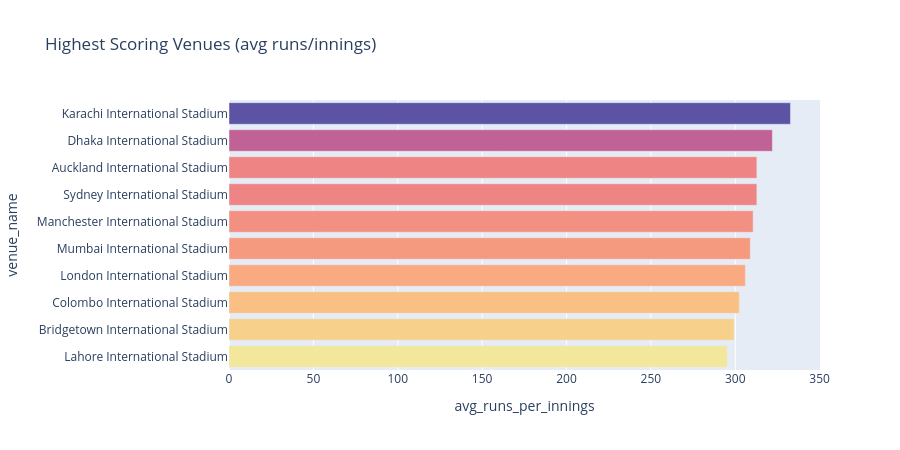

The notebook cell saved with this chart:
### Code cell
fig = px.bar(q4.sort_values("avg_runs_per_innings"), x="avg_runs_per_innings", y="venue_name",
             orientation="h", title="Highest Scoring Venues (avg runs/innings)", color="avg_runs_per_innings",
             color_continuous_scale="Sunset")
fig.update_layout(height=450, coloraxis_showscale=False)
fig.show()

### Figure 1 — Plotly figure (JSON) as saved in the notebook; plotly's stock layout.template omitted (floating-point values rounded to 4 significant figures)
{"data": [{"hovertemplate": "avg_runs_per_innings=%{marker.color}<br>venue_name=%{y}<extra></extra>", "legendgroup": "", "marker": {"color": [295.3, 299.3, 302.4, 306.0, 308.9, 310.6, 312.8, 312.8, 322.0, 332.7], "coloraxis": "coloraxis", "pattern": {"shape": ""}}, "name": "", "orientation": "h", "showlegend": false, "textposition": "auto", "type": "bar", "x": [295.3, 299.3, 302.4, 306.0, 308.9, 310.6, 312.8, 312.8, 322.0, 332.7], "xaxis": "x", "y": ["Lahore International Stadium", "Bridgetown International Stadium", "Colombo International Stadium", "London International Stadium", "Mumbai International Stadium", "Manchester International Stadium", "Sydney International Stadium", "Auckland International Stadium", "Dhaka International Stadium", "Karachi International Stadium"], "yaxis": "y"}], "layout": {"barmode": "relative", "coloraxis": {"colorbar": {"title": {"text": "avg_runs_per_innings"}}, "colorscale": [[0, "rgb(243, 231, 155)"], [0.1667, "rgb(250, 196, 132)"], [0.3333, "rgb(248, 160, 126)"], [0.5, "rgb(235, 127, 134)"], [0.6667, "rgb(206, 102, 147)"], [0.8333, "rgb(160, 89, 160)"], [1, "rgb(92, 83, 165)"]], "showscale": false}, "height": 450, "legend": {"tracegroupgap": 0}, "title": {"text": "Highest Scoring Venues (avg runs/innings)"}, "xaxis": {"anchor": "y", "domain": [0, 1], "title": {"text": "avg_runs_per_innings"}}, "yaxis": {"anchor": "x", "domain": [0, 1], "title": {"text": "venue_name"}}}}
